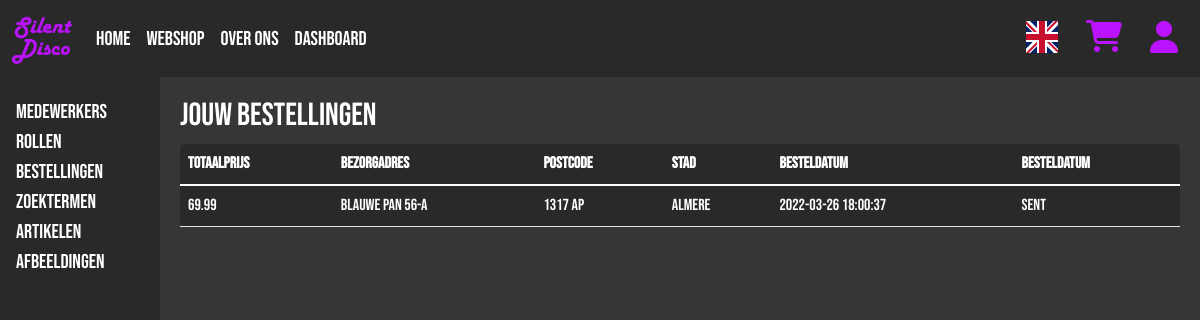
Page /userOrders.php (signed in) on the committed database.
### tables this page shows
CREATE TABLE `orderheaders` (
  `HeaderID` int(11) NOT NULL,
  `Order_By` int(11) DEFAULT NULL,
  `Total_Price` decimal(65,2) NOT NULL,
  `Deliver_Adres` varchar(255) NOT NULL,
  `Deliver_Zipcode` varchar(10) NOT NULL,
  `Deliver_City` varchar(50) NOT NULL,
  `Creation_Date` timestamp NOT NULL DEFAULT current_timestamp(),
  `Finished_Date` datetime DEFAULT NULL,
  `Status` varchar(25) NOT NULL DEFAULT 'Openstaand'
);

### Database.php (called while the page is built)
<?php
class Database {
	private string $host = 'localhost';
	private string $dbname = 'stilteaubv';
	protected $connection;
	public function __construct(string $user, string $pass) {
		if(!isset($this->connection) && empty($this->connection)) {
			try {
				$this->connection = new PDO('mysql:host=' . $this->host . ';dbname=' . $this->dbname, $user, $pass);
			} catch (PDOException $e) {
				return $e;
			}
		}
		return $this->connection;
	}
}
?>

### OrderManager.php (called while the page is built, shortened)
<?php
require_once('Crud.php');
Class OrderManager {
    private Crud $crud;
    public function __construct() {
        $this->crud = new Crud('root', '');
    }
    public function fetchOrderHeadersByUser($id) : array {
        return $this->crud->select('orderheaders', 'Order_By', $id);
    }
}
?>

### Crud.php (called while the page is built, shortened)
<?php
require_once('Database.php');
class Crud extends Database {
	public function select($table, $where, $param) {
		try {
			$select = $this->connection->prepare("SELECT * FROM {$table} WHERE `{$where}` = '{$param}'");
			$select->execute();
			return $select->fetchall(PDO::FETCH_ASSOC);
		} catch(PDOException $e) {
			return $e;
		}
	}
}
?>

### UserUI.php (the view, shortened to what this page needs)
<!doctype HTML>
<?php
require_once('OrderManager.php');
$oman = new OrderManager();
if(basename($_SERVER['PHP_SELF']) === 'userOrders.php') {
    $orders = $oman->fetchOrderHeadersByUser($_SESSION['id']);
    $count = 0;
    echo "<table class='table'>";
    foreach($orders as $rows) {
        unset($rows['HeaderID'], $rows['Order_By'], $rows['Finished_Date']);
        if($count < 1) {
            echo "<thead><tr>";
            foreach(array_keys($rows) as $keys) {
                switch($keys) {
                    case 'Total_Price':
                        $trans = 'Totaalprijs';
                        break;
                    case 'Deliver_Adres':
                        $trans = 'Bezorgadres';
                        break;
                    case 'Deliver_Zipcode':
                        $trans = 'Postcode';
                        break;
                    case 'Deliver_City':
                        $trans = 'Stad';
                        break;
                    case 'Creation_Date':
                        $trans = 'Besteldatum';
                        break;
                    default:
                        break;
                }
                if($_SESSION['lang'] === 'lang_nl')
                    echo "<th scope='col'>{$trans}</th>";
                else {
                    $keys = str_replace('_', ' ', $keys);
                    echo "<th scope='col'>{$keys}</th>";
                }
            }
            $count++;
            echo "</tr></thead>
                <tbody>
                <tr>";
        }
        foreach($rows as $key=>$value) {
            switch($value) {
                case 'Verstuurd':
                    $value = 'Sent';
                    break;
                default:
                    break;
            }
            echo "<td name={$key}>{$value}</td>";
        }
        echo "</tr>";
    }
    echo "</tbody></table>";
}
?>

### Style/base.css (style rules this page uses)
body, html { height: 100%; color: white; background-color: rgb(54, 54, 54); font-family: 'Bebas Neue', cursive; }
.table { background: rgba(29, 29, 29,0.5); border-radius: 5px; border-collapse: collapse; color: white; }
tbody tr { transition: background 0.25s ease; }

### rows in the picture
orderheaders: trans "Totaalprijs", trans "Bezorgadres", trans "Postcode", trans "Stad", trans "Besteldatum", Total_Price "69.99", Deliver_Adres "Blauwe Pan 56-A", Deliver_Zipcode "1317 AP", Deliver_City "Almere", Creation_Date "2022-03-26 18:00:37", Status "Sent"

### other values in the picture
$about "Over Ons"
$title "Jouw Bestellingen"
